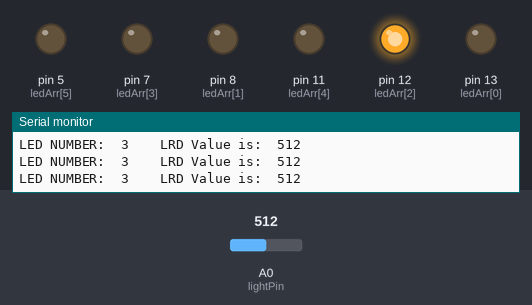
A sketch run on a simulated Arduino Uno, built with avr-gcc and run on an emulated ATmega328P. On the bench: output pins drawn as LEDs (lit = HIGH), the last lines printed to the serial monitor. The inputs (shaded band) are chosen by the test bench; at power-on: A0 (lightPin) = 512.

Above: at 1.2 s.
1.3 s: A0 (lightPin) set to 560
4.3 s: A0 (lightPin) set to 593
At 4.9 s:
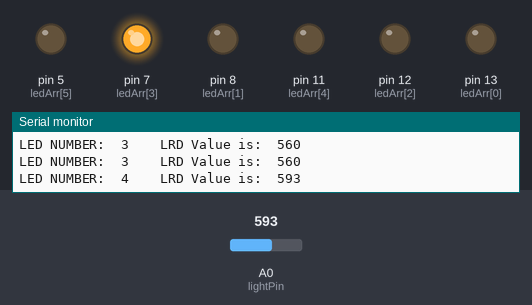
7.3 s: A0 (lightPin) set to 683
10.3 s: A0 (lightPin) set to 713
At 10.8 s:
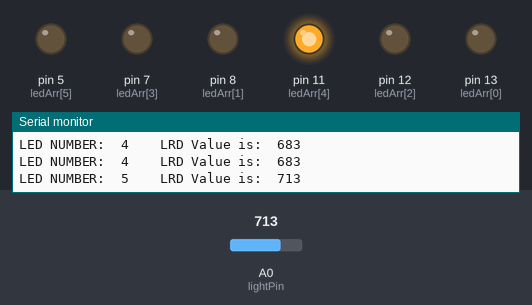
13.3 s: A0 (lightPin) set to 810
16.3 s: A0 (lightPin) set to 841
At 16.9 s:
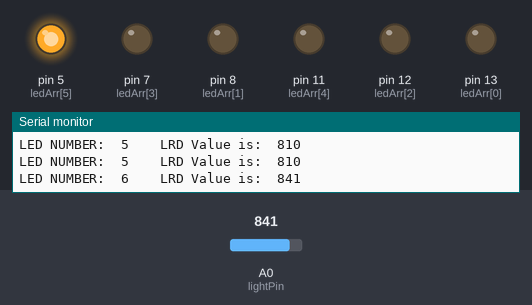
Timing chart, 0 to 19.3 s (numbered marks = the images above; inputs shaded):
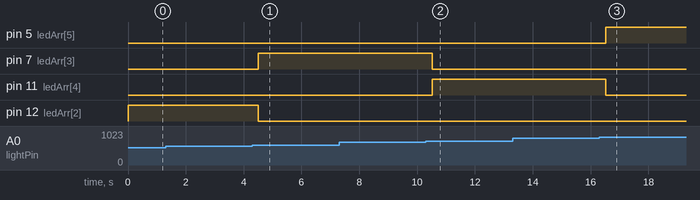

Measured:
- the behaviour switches between 574 and 575 on A0 (lightPin) (found by bisection; images 0 and 1)
- the behaviour switches between 699 and 700 on A0 (lightPin) (found by bisection; images 1 and 2)
- the behaviour switches between 824 and 825 on A0 (lightPin) (found by bisection; images 2 and 3)
- after the input at 4.3 s, pin 7 (ledArr[3]): LOW → HIGH after 0.21 s; pin 12 (ledArr[2]): HIGH → LOW after 0.21 s
- after the input at 10.3 s, pin 7 (ledArr[3]): HIGH → LOW after 0.22 s; pin 11 (ledArr[4]): LOW → HIGH after 0.22 s
- after the input at 16.3 s, pin 5 (ledArr[5]): LOW → HIGH after 0.23 s; pin 11 (ledArr[4]): HIGH → LOW after 0.23 s

The sketch:

Turning_on_LEDs_on_LRD_values.ino
```cpp
const int PIN_COUNT = 6;

int ledArr[PIN_COUNT] =
{13, 8,
 12, 7,
 11, 5};

int lightPin = A0;


void setup()
{
  Serial.begin(9600);
  pinMode(lightPin, INPUT);
  for (int i = 0; i < PIN_COUNT; i++)
  {
    pinMode(ledArr[i], OUTPUT);
  }
}

void loop()
{
  sensValToLed(lightPin, 500);
}

void sensValToLed(int sensorPin, int beat)
{
  int val;
  int ledChange;
  int sensor;
  val = analogRead(sensorPin);
  ledChange = map(val, 200, 950, 0, 6);
  sensor = analogRead(sensorPin);
  Serial.print("LED NUMBER:\t");
  Serial.print(ledChange + 1);
  Serial.print("\t\tLRD Value is:\t");
  Serial.println(sensor);
  digitalWrite(ledArr[ledChange], HIGH);
  delay(beat);
  allOff();
}

void allOff()
{
  for (int i = 0; i < PIN_COUNT; i++)
  {
    digitalWrite(ledArr[i], LOW);
  }
}

void testsLeds()
{
  for (int i = 0; i < PIN_COUNT; i++)
  {
    digitalWrite(ledArr[i], HIGH);
  }
}
```
